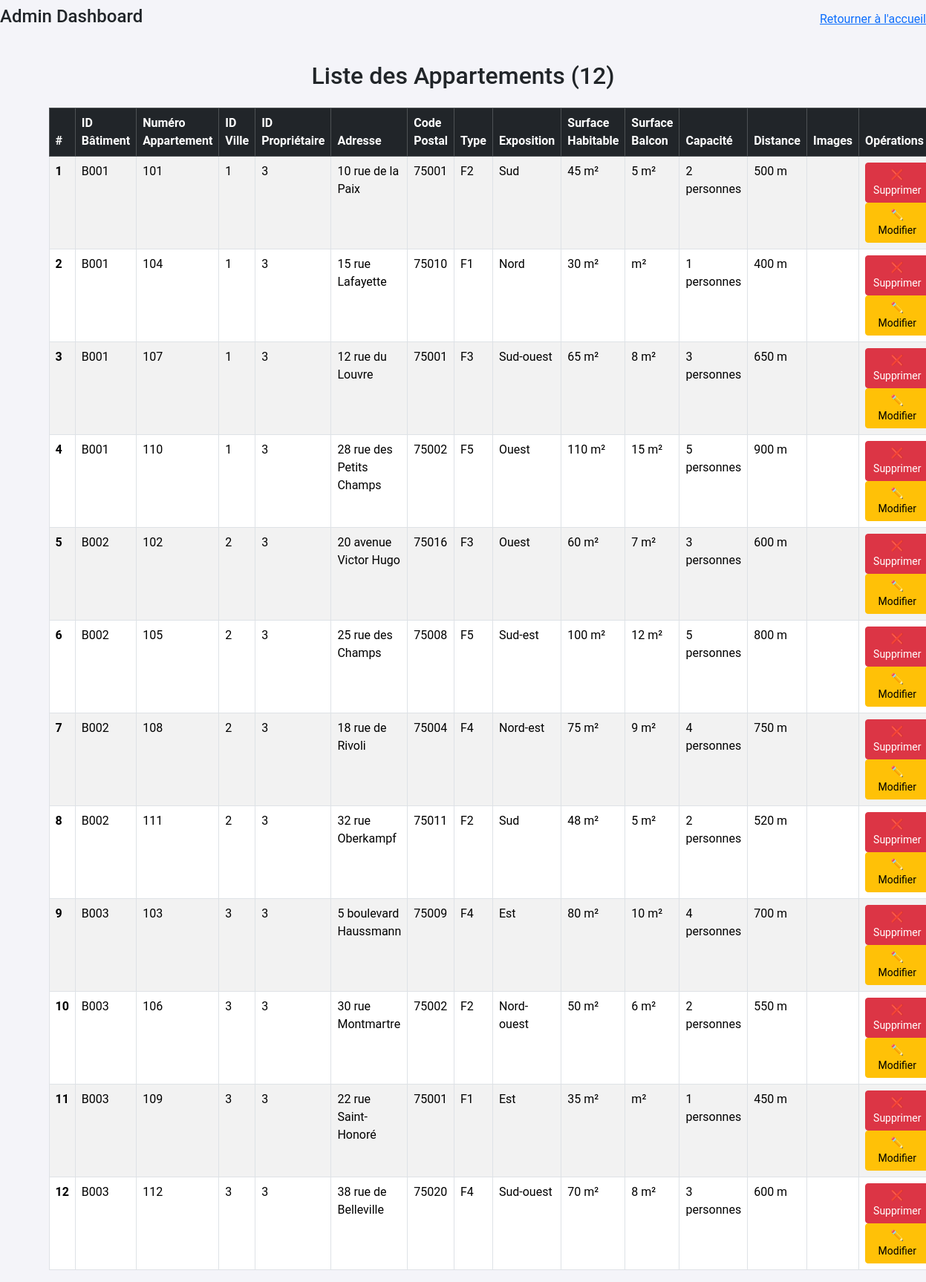
Screenshot of /Vue/vue_select_appartements.php with the database file from the repository.
### tables this page shows
CREATE TABLE IF NOT EXISTS APPARTEMENT (
        ID_BATIMENT VARCHAR(30) NOT NULL,
        NUMERO_APPARTEMENT INT NOT NULL,
        ID_VILLE INT NOT NULL,
        ID_PROPRIETAIRE INT NOT NULL,
        ADRESSE VARCHAR(70) NOT NULL,
        CODE_POSTAL INT NOT NULL,
        IMG1 mediumblob DEFAULT NULL,
        IMG2 mediumblob DEFAULT NULL,
        IMG3 mediumblob DEFAULT NULL,
        IMG4 mediumblob DEFAULT NULL,
        TYPE ENUM('F1', 'F2', 'F3', 'F4', 'F5') NOT NULL,
        EXPOSITION ENUM('Nord', 'Nord-est','Nord-ouest','Sud','Sud-est','Sud-ouest','Est', 'Ouest') NOT NULL,
        SURFACE_HABITABLE INT NOT NULL,
        SURFACE_BALCON INT DEFAULT NULL,
        CAPACITE INT NOT NULL,
        DISTANCE INT NOT NULL,
        CONSTRAINT PK_APPARTEMENT PRIMARY KEY (ID_BATIMENT, NUMERO_APPARTEMENT),
        CONSTRAINT FK_APPARTEMENT_VILLE FOREIGN KEY (ID_VILLE) REFERENCES VILLE(ID_VILLE) on update cascade,
        CONSTRAINT FK_APPARTEMENT_PROPRIETAIRE FOREIGN KEY (ID_PROPRIETAIRE) REFERENCES PROPRIETAIRE(ID_PROPRIETAIRE) on update cascade on delete cascade,
        CONSTRAINT FK_APPARTEMENT_BATIMENT FOREIGN KEY (ID_BATIMENT) REFERENCES BATIMENT(ID_BATIMENT) on update cascade on delete cascade
    );

### Modele/Modele.class.php (called while the page is built, shortened)
<?php
	class Modele {
		private $unPdo ;
		public function __construct(){
			try {
				$serveur="localhost";
				$bdd = "NeigeSoleil";
				$user = "root";
				$mdp = "";
				$this->unPdo = new PDO("mysql:host=".$serveur.";dbname=".$bdd, $user, $mdp);
			}
			catch(PDOException $exp){
				echo "<br> Erreur de connexion à la BDD :".$exp->getMessage();
			}
		}
 		public function selectAllAppartements() {
        $requete = "SELECT * FROM appartement;";
        $exec = $this->unPdo->prepare($requete);
        $exec->execute();
        return $exec->fetchAll();
    }
}
	?>

### Controlleur/Controlleur.class.php (called while the page is built, shortened)
    <?php
   require_once __DIR__ . "/../Modele/Modele.class.php";
    class Controleur {
        private $unModele;
        public function __construct (){
            $this->unModele = new Modele();
        }
       public function selectAllAppartements(){
        return $this->unModele->selectAllAppartements();
    }
}
?>

### Vue/vue_select_appartements.php (the view, shortened to what this page needs)
<?php
require_once '../Controlleur/Controlleur.class.php';
$unControleur = new Controleur();
$lesAppartements = $unControleur->selectAllAppartements();
?>
<!DOCTYPE html>
<html lang="fr">
<head>
    <link href="https://cdn.jsdelivr.net/npm/bootstrap@5.3.3/dist/css/bootstrap.min.css" rel="stylesheet">
</head>
<body>
<header>
    <nav class="navbar">
        <div class="navbar-header">
            <h4>Admin Dashboard</h4>
        </div>
        <div class="navbar-center">
            <a href="vue_indexadmin.php">Retourner à l'accueil</a>
        </div>
    </nav>
</header>
<div class="container">
    <h2 class="mb-4 text-center">Liste des Appartements (<?= isset($lesAppartements) ? count($lesAppartements) : 0 ?>)</h2>
    <table class="table table-hover table-bordered table-striped">
        <thead class="table-dark">
            <tr>
                <th>#</th>
                <th>ID Bâtiment</th>
                <th>Numéro Appartement</th>
                <th>ID Ville</th>
                <th>ID Propriétaire</th>
                <th>Adresse</th>
                <th>Code Postal</th>
                <th>Type</th>
                <th>Exposition</th>
                <th>Surface Habitable</th>
                <th>Surface Balcon</th>
                <th>Capacité</th>
                <th>Distance</th>
                <th>Images</th>
                <th>Opérations</th>
            </tr>
        </thead>
        <tbody>
            <?php if (!empty($lesAppartements)): ?>
                <?php $i = 1; ?>
                <?php foreach ($lesAppartements as $unAppartement): ?>
                    <tr>
                        <th scope="row"><?= $i ?></th>
                        <td><?= htmlspecialchars($unAppartement['ID_BATIMENT']) ?></td>
                        <td><?= htmlspecialchars($unAppartement['NUMERO_APPARTEMENT']) ?></td>
                        <td><?= htmlspecialchars($unAppartement['ID_VILLE']) ?></td>
                        <td><?= htmlspecialchars($unAppartement['ID_PROPRIETAIRE']) ?></td>
                        <td><?= htmlspecialchars($unAppartement['ADRESSE']) ?></td>
                        <td><?= htmlspecialchars($unAppartement['CODE_POSTAL']) ?></td>
                        <td><?= htmlspecialchars($unAppartement['TYPE']) ?></td>
                        <td><?= htmlspecialchars($unAppartement['EXPOSITION']) ?></td>
                        <td><?= htmlspecialchars($unAppartement['SURFACE_HABITABLE']) ?> m²</td>
                        <td><?= htmlspecialchars($unAppartement['SURFACE_BALCON']) ?> m²</td>
                        <td><?= htmlspecialchars($unAppartement['CAPACITE']) ?> personnes</td>
                        <td><?= htmlspecialchars($unAppartement['DISTANCE']) ?> m</td>
                        <td>
                        </td>
                        <td>
                            <form method="post" style="display:inline;">
                                <button type="submit" class="btn btn-danger btn-sm">❌ Supprimer</button>
                            </form>
                            <a href="modifier_appartement.php?id=<?= $unAppartement['NUMERO_APPARTEMENT'] ?>" class="btn btn-warning btn-sm">
                                ✏️ Modifier
                            </a>
                        </td>
                    </tr>
                    <?php $i++; ?>
                <?php endforeach; ?>
            <?php else: ?>
                <tr>
                    <td colspan="15" class="text-center">Aucun appartement trouvé.</td>
                </tr>
            <?php endif; ?>
        </tbody>
    </table>
</div>
</body>
</html>

### Vue/vue_select_appartements.php (style rules this page uses)
body { font-family: "Roboto", sans-serif; background-color: #f4f4f9; }
.container { margin-top: 30px; }
.btn-sm { padding: 5px 10px; }

### rows the page displays
appartement: ID_BATIMENT "B001", NUMERO_APPARTEMENT "101", ID_VILLE "1", ID_PROPRIETAIRE "3", ADRESSE "10 rue de la Paix", CODE_POSTAL "75001", TYPE "F2", EXPOSITION "Sud", SURFACE_HABITABLE "45", SURFACE_BALCON "5", CAPACITE "2", DISTANCE "500"
appartement: ID_BATIMENT "B001", NUMERO_APPARTEMENT "104", ID_VILLE "1", ID_PROPRIETAIRE "3", ADRESSE "15 rue Lafayette", CODE_POSTAL "75010", TYPE "F1", EXPOSITION "Nord", SURFACE_HABITABLE "30", CAPACITE "1", DISTANCE "400"
appartement: ID_BATIMENT "B001", NUMERO_APPARTEMENT "107", ID_VILLE "1", ID_PROPRIETAIRE "3", ADRESSE "12 rue du Louvre", CODE_POSTAL "75001", TYPE "F3", EXPOSITION "Sud-ouest", SURFACE_HABITABLE "65", SURFACE_BALCON "8", CAPACITE "3", DISTANCE "650"
appartement: ID_BATIMENT "B001", NUMERO_APPARTEMENT "110", ID_VILLE "1", ID_PROPRIETAIRE "3", ADRESSE "28 rue des Petits Champs", CODE_POSTAL "75002", TYPE "F5", EXPOSITION "Ouest", SURFACE_HABITABLE "110", SURFACE_BALCON "15", CAPACITE "5", DISTANCE "900"
appartement: ID_BATIMENT "B002", NUMERO_APPARTEMENT "102", ID_VILLE "2", ID_PROPRIETAIRE "3", ADRESSE "20 avenue Victor Hugo", CODE_POSTAL "75016", TYPE "F3", EXPOSITION "Ouest", SURFACE_HABITABLE "60", SURFACE_BALCON "7", CAPACITE "3", DISTANCE "600"
appartement: ID_BATIMENT "B002", NUMERO_APPARTEMENT "105", ID_VILLE "2", ID_PROPRIETAIRE "3", ADRESSE "25 rue des Champs", CODE_POSTAL "75008", TYPE "F5", EXPOSITION "Sud-est", SURFACE_HABITABLE "100", SURFACE_BALCON "12", CAPACITE "5", DISTANCE "800"
appartement: ID_BATIMENT "B002", NUMERO_APPARTEMENT "108", ID_VILLE "2", ID_PROPRIETAIRE "3", ADRESSE "18 rue de Rivoli", CODE_POSTAL "75004", TYPE "F4", EXPOSITION "Nord-est", SURFACE_HABITABLE "75", SURFACE_BALCON "9", CAPACITE "4", DISTANCE "750"
appartement: ID_BATIMENT "B002", NUMERO_APPARTEMENT "111", ID_VILLE "2", ID_PROPRIETAIRE "3", ADRESSE "32 rue Oberkampf", CODE_POSTAL "75011", TYPE "F2", EXPOSITION "Sud", SURFACE_HABITABLE "48", SURFACE_BALCON "5", CAPACITE "2", DISTANCE "520"
appartement: ID_BATIMENT "B003", NUMERO_APPARTEMENT "103", ID_VILLE "3", ID_PROPRIETAIRE "3", ADRESSE "5 boulevard Haussmann", CODE_POSTAL "75009", TYPE "F4", EXPOSITION "Est", SURFACE_HABITABLE "80", SURFACE_BALCON "10", CAPACITE "4", DISTANCE "700"
appartement: ID_BATIMENT "B003", NUMERO_APPARTEMENT "106", ID_VILLE "3", ID_PROPRIETAIRE "3", ADRESSE "30 rue Montmartre", CODE_POSTAL "75002", TYPE "F2", EXPOSITION "Nord-ouest", SURFACE_HABITABLE "50", SURFACE_BALCON "6", CAPACITE "2", DISTANCE "550"
appartement: ID_BATIMENT "B003", NUMERO_APPARTEMENT "109", ID_VILLE "3", ID_PROPRIETAIRE "3", ADRESSE "22 rue Saint-Honoré", CODE_POSTAL "75001", TYPE "F1", EXPOSITION "Est", SURFACE_HABITABLE "35", CAPACITE "1", DISTANCE "450"
appartement: ID_BATIMENT "B003", NUMERO_APPARTEMENT "112", ID_VILLE "3", ID_PROPRIETAIRE "3", ADRESSE "38 rue de Belleville", CODE_POSTAL "75020", TYPE "F4", EXPOSITION "Sud-ouest", SURFACE_HABITABLE "70", SURFACE_BALCON "8", CAPACITE "3", DISTANCE "600"

### other values shown
count($lesAppartements) "12"
